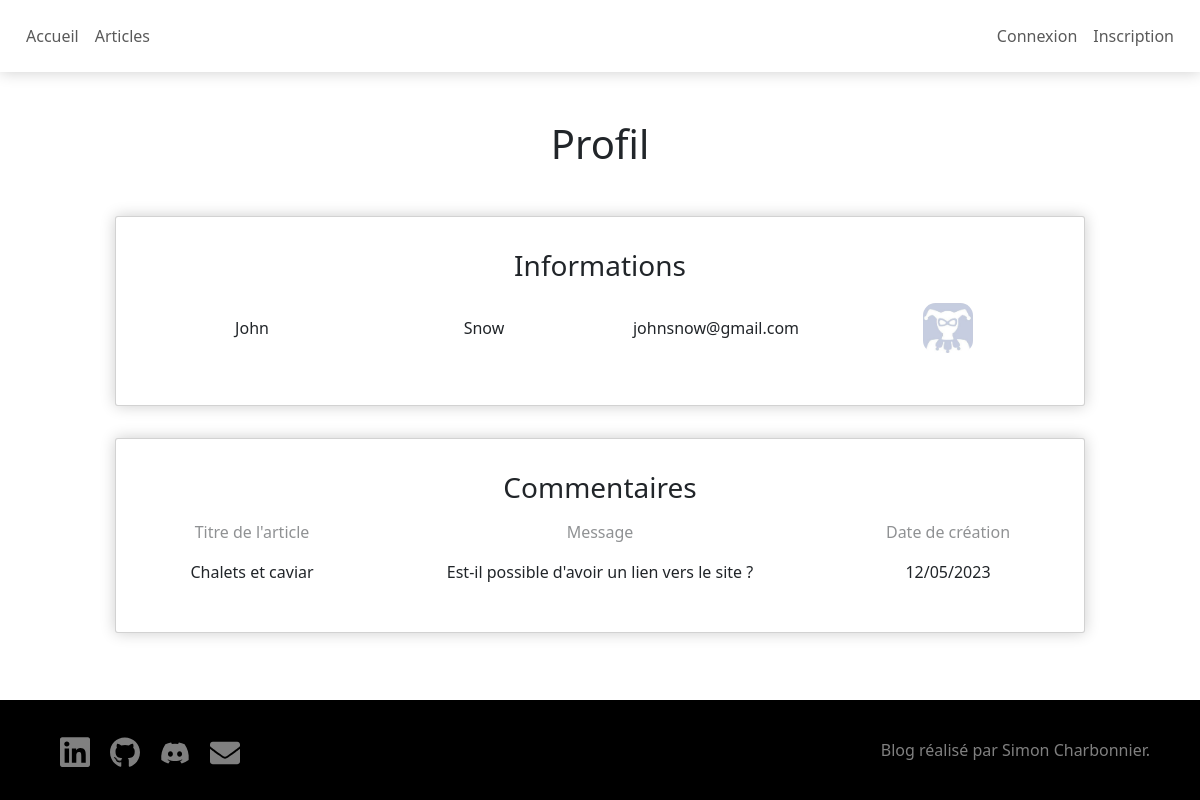
The app's page /?controller=user&action=detail&id=4 with its own data.
### tables this page shows
CREATE TABLE `User` (
	`id` int(11) NOT NULL,
	`first_name` varchar(128) NOT NULL,
	`last_name` varchar(128) NOT NULL,
	`mail` varchar(128) NOT NULL,
	`password` varchar(255) NOT NULL,
	`admin` tinyint(1) NOT NULL DEFAULT 0,
	`avatar` varchar(128) NOT NULL DEFAULT 'default.jpg'
);

### index.php (called while the page is built, shortened)
<?php
include_once 'app/views/layout/index.php';

### app/models/Model.php (called while the page is built, shortened)
<?php
class Model
{
	public function __construct()
	{
		try {
			$this->database = new PDO('mysql:host='.DB_HOST.';dbname='.DB_NAME.';charset=utf8',
				DB_USER,
				DB_PASSWORD,
				[PDO::ATTR_ERRMODE => PDO::ERRMODE_EXCEPTION]);
			}
		catch (Exception $e) {
			die('Erreur : '.$e->getMessage());
		}
	}
}

### app/models/User_model.php (called while the page is built, shortened)
<?php
require_once 'app/models/Model.php';
class User_model extends Model
{
	public function getById($id)
	{
		$sql = "SELECT * FROM User WHERE id = :user_id";
		$query = $this->database->prepare($sql);
		$query->bindParam(':user_id', $id);
		$query->execute();
		return $query->fetchAll();
	}
}

### app/models/Comment_model.php (called while the page is built, shortened)
<?php
require_once 'app/models/Model.php';
class Comment_model extends Model
{
	public function getByUser($id)
	{
		$sql = "SELECT * FROM Comment WHERE user_id = :user_id ORDER BY created_at DESC";
		$query = $this->database->prepare($sql);
		$query->bindParam(':user_id', $id);
		$query->execute();
		return $query->fetchAll();
	}
}

### app/models/Post_model.php (called while the page is built, shortened)
<?php
require_once 'app/models/Model.php';
class Post_model extends Model
{
	public function getById($id)
	{
		$sql = "SELECT Post.id, Post.title, Post.headline, Post.content, Post.image, Post.created_at, Post.updated_at,
						User.id post_author_id, User.first_name post_author, User.avatar post_author_avatar,
						Comment.message, Comment.created_at comment_created_at,
						U.id comment_author_id, U.first_name comment_author, U.avatar comment_author_avatar
				FROM Post
				JOIN User ON User.id = Post.user_id
				LEFT JOIN Comment ON Comment.post_id = Post.id AND Comment.valid = 1
				LEFT JOIN User U ON U.id = Comment.user_id
				WHERE Post.id = :post_id";
		$query = $this->database->prepare($sql);
		$query->bindParam(':post_id', $id);
		$query->execute();
		return $query->fetchAll();
	}
}

### app/controllers/Controller.php (called while the page is built, shortened)
<?php
class Controller
{
	public function formatDate($date)
	{
		$date = explode('-', $date);
		return $date[2] . '/' . $date[1] . '/' . $date[0];
	}
}

### app/views/user/detail.php (the view, shortened to what this page needs)
<link rel="stylesheet" href="assets/css/user.css">
<?php include_once('app/views/components/header.php'); ?>
<div class="container user">
  <div class="row">
    <div class="col-md-12 text-center">
      <h1>Profil</h1>
    </div>
  </div>
  <div class="row center">
    <form enctype="multipart/form-data" class="col-10 col-md-10 text-center card" id="form-edit-user" action="?controller=user&action=edit&id=<?= $user['id'] ?>" method="POST">
      <h3 class="margin-bottom">Informations</h3>
      <div class="row margin-bottom">
        <div class="col-6 <?= ($_SESSION['is_logged'] === true && $_SESSION['user_mail'] === $user['mail']) ? 'col-md-2' : 'col-md-3'; ?> flex-center input">
          <p><?= $user['first_name'] ?></p>
        </div>
        <div class="col-6 <?= ($_SESSION['is_logged'] === true && $_SESSION['user_mail'] === $user['mail']) ? 'col-md-2' : 'col-md-3'; ?> flex-center input">
          <p><?= $user['last_name'] ?></p>
        </div>
        <div class="<?= ($_SESSION['is_logged'] === true && $_SESSION['user_mail'] === $user['mail']) ? 'col-md-4' : 'col-md-3'; ?> flex-center">
          <p><?= $user['mail'] ?></p>
        </div>
        <div class="<?= ($_SESSION['is_logged'] === true && $_SESSION['user_mail'] === $user['mail']) ? 'col-md-2' : 'col-md-3'; ?> flex-center">
          <img id="avatar" class="avatar" src="assets/img/user/<?= $user['avatar'] ?>">
        </div>
      </div>
    </form>
  </div>
  <div class="row center">
    <div class="col-10 col-md-10 text-center card">
      <h3 class="margin-bottom">Commentaires</h3>
      <div class="row">
        <div class="col-md-12">
          <?php if ($comments) : ?>
            <div class="row headers margin-bottom">
              <div class="col-md-3 flex-center">
                <p>Titre de l'article</p>
              </div>
              <div class="col-md-6 flex-center">
                <p>Message</p>
              </div>
              <div class="col-md-3 flex-center">
                <p>Date de création</p>
              </div>
            </div>
            <?php foreach ($comments as $comment) : ?>
              <div class="row margin-bottom">
                <div class="col-md-3 flex-center">
                  <a class="text-underline" href="?controller=post&action=detail&id=<?= $comment['post_id'] ?>"><?= $comment['post_title'] ?></a>
                </div>
                <div class="col-md-6 flex-center">
                  <p><?= htmlspecialchars($comment['message']) ?></p>
                </div>
                <div class="col-md-3 flex-center">
                  <p><?= $this->formatDate($comment['created_at']) ?></p>
                </div>
              </div>
            <?php endforeach; ?>
          <?php else : ?>
            <p>Aucun commentaire validé</p>
          <?php endif; ?>
        </div>
      </div>
    </div>
  </div>
</div>
<?php include_once('app/views/components/footer.php'); ?>

### assets/css/global.css (style rules this page uses)
body { position: relative; min-height: 100vh; padding-bottom: 100px; }
.container { padding: 3rem 0; }
p { margin: 0 0 0 0; }
a { color: inherit; text-decoration: none; }
.avatar { width: 40px; border-radius: 25%; }

### assets/css/user.css (style rules this page uses)
.user .card { padding: 2rem; margin: 1rem 0; box-shadow: 0 0 15px rgba(0, 0, 0, 0.2); border-radius: 3px; }
.user .center { justify-content: center; }
.user .headers { opacity: 0.5; }
.user .margin-bottom { margin-bottom: 1rem; }
.flex-center { display: flex; justify-content: center; align-items: center; }
form .row.margin-bottom { justify-content: center; }
form .row.margin-bottom div { margin: 4px 0; }
.user h1 { margin-bottom: 2rem; }
.user .avatar { width: auto; height: 50px; }

### records on screen
user: first_name "John", last_name "Snow", mail "johnsnow@gmail.com", avatar (placeholder picture)

### other values on screen
$comment['post_title'] "Chalets et caviar"
$comment['message'] "Est-il possible d'avoir un lien vers le site ?"
$this->formatDate($comment['created_at']) "12/05/2023"
